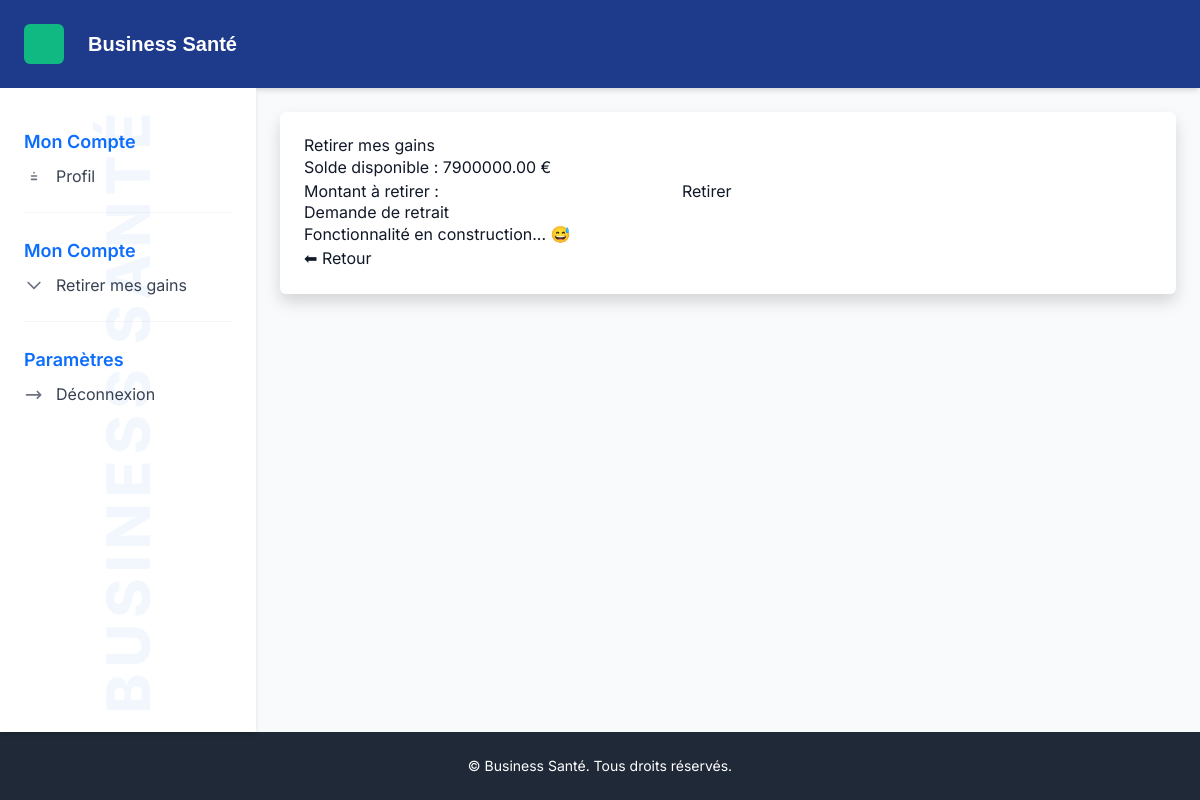
/retrait/ (signed in), run on an earlier commit of the app's database.
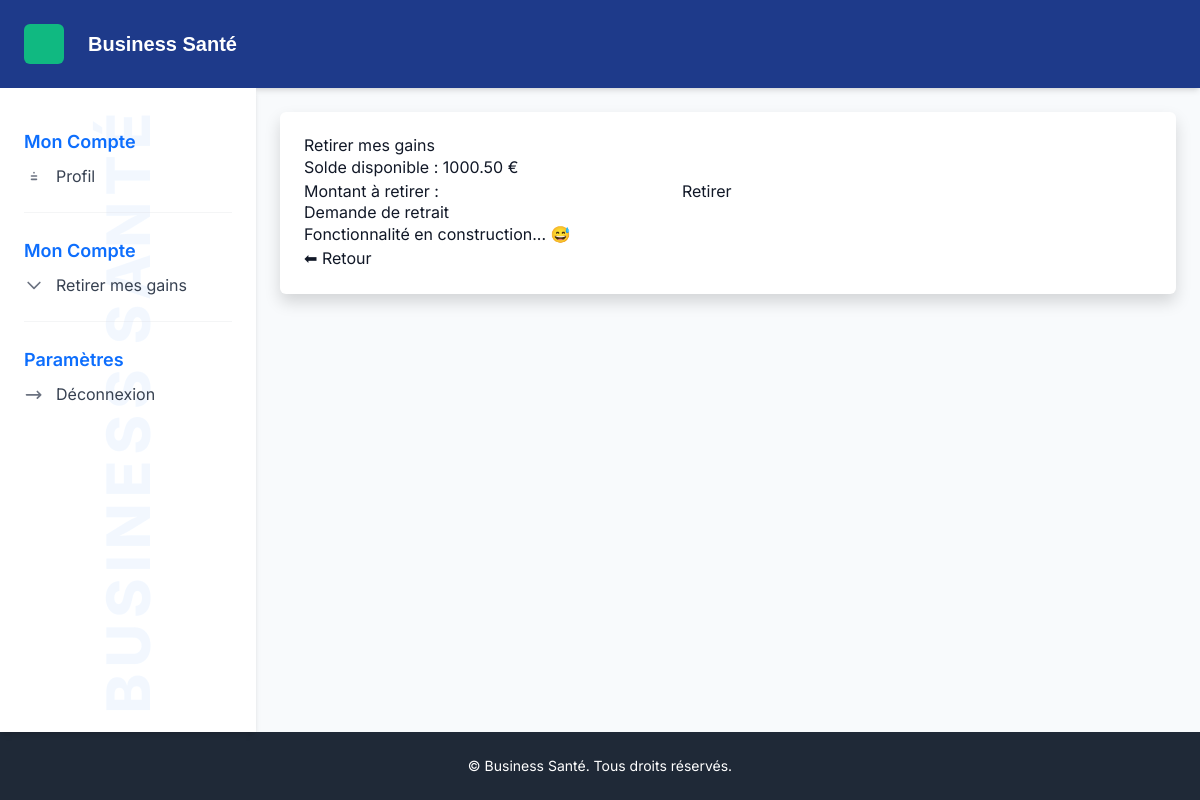
And on a later commit of the database.
### core/models.py (models this page shows, shortened)
class Profil(models.Model):
    utilisateur = models.OneToOneField(
    settings.AUTH_USER_MODEL,
    on_delete=models.CASCADE,
    related_name="profil"
)
    parrain = models.ForeignKey(settings.AUTH_USER_MODEL,
                               on_delete=models.SET_NULL,
                               null=True, blank=True,
                               related_name='filleuls')  # important: related_name='filleuls'
    solde = models.DecimalField(max_digits=12, decimal_places=2, default=0)
    gains_retires = models.DecimalField(max_digits=12, decimal_places=2, default=0)
    telephone = models.CharField(max_length=20, blank=True)
    mon_code = models.CharField(max_length=30, default=0, blank=True)
    parrain_code = models.CharField(max_length=30, blank=True,null=True)
    is_paid = models.BooleanField(default=False)
    date_created = models.DateTimeField(default=timezone.now)

### core/views.py (the view, shortened to what this page needs)
# urls.py: path("retrait/", views.retirer_gains, name="retrait"),
@login_required
def retirer_gains(request):
    profil, created = Profil.objects.get_or_create(utilisateur=request.user)
    return render(request, "core/retrait.html", {"profil": profil})

### core/templates/core/retrait.html (shortened to what this page needs)
{% extends "core/base.html" %}
{% block content %}
<h2>Retirer mes gains</h2>
<p>Solde disponible : {{ profil.solde }} €</p>
<form method="post">
    <label for="montant">Montant à retirer :</label>
    <input type="number" name="montant" step="0.01" min="0" required>
    <button type="submit">Retirer</button>
</form>
<h2>Demande de retrait</h2>
<p>Fonctionnalité en construction... 😅</p>
<a href="{% url 'home' %}">⬅ Retour</a>
{% endblock %}

What changed in the data, as far as the page shows it:
changed Profil: solde "7900000.00" → "1000.50"
